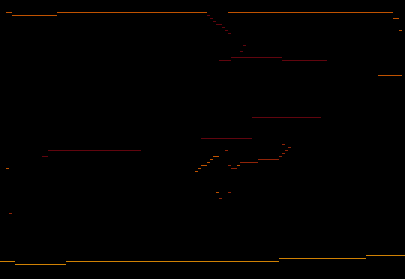

Below is a game level as drawn by its tile map, then a one-line description and the .tmx that defines it (tile-layer data replaced by summaries):
An orthogonal 135x93 tile map with 3x3 px tiles, 3 tile layers (mapa2, mapa, collisions).

<map version="1.5" tiledversion="1.6.0" orientation="orthogonal" renderorder="right-down" width="135" height="93" tilewidth="3" tileheight="3" infinite="0" nextlayerid="5" nextobjectid="1">
 <tileset firstgid="1" name="TexturePixel" tilewidth="3" tileheight="3" tilecount="7" columns="7">
  <image source="TexturePixel.png" width="21" height="3" />
 </tileset>
 <layer id="2" name="mapa2" width="135" height="93" offsetx="0.333333" offsety="10">
  <data>[12555 cells, 57 non-empty, 1 distinct tile ids]</data>
 </layer>
 <layer id="1" name="mapa" width="135" height="93" offsetx="0.333333" offsety="10">
  <data>[12555 cells, 2494 non-empty, 4 distinct tile ids]</data>
 </layer>
 <layer id="3" name="collisions" width="135" height="93" offsetx="0.401515" offsety="9.95455">
  <data>[12555 cells, 2550 non-empty, 1 distinct tile ids]</data>
 </layer>
</map>
